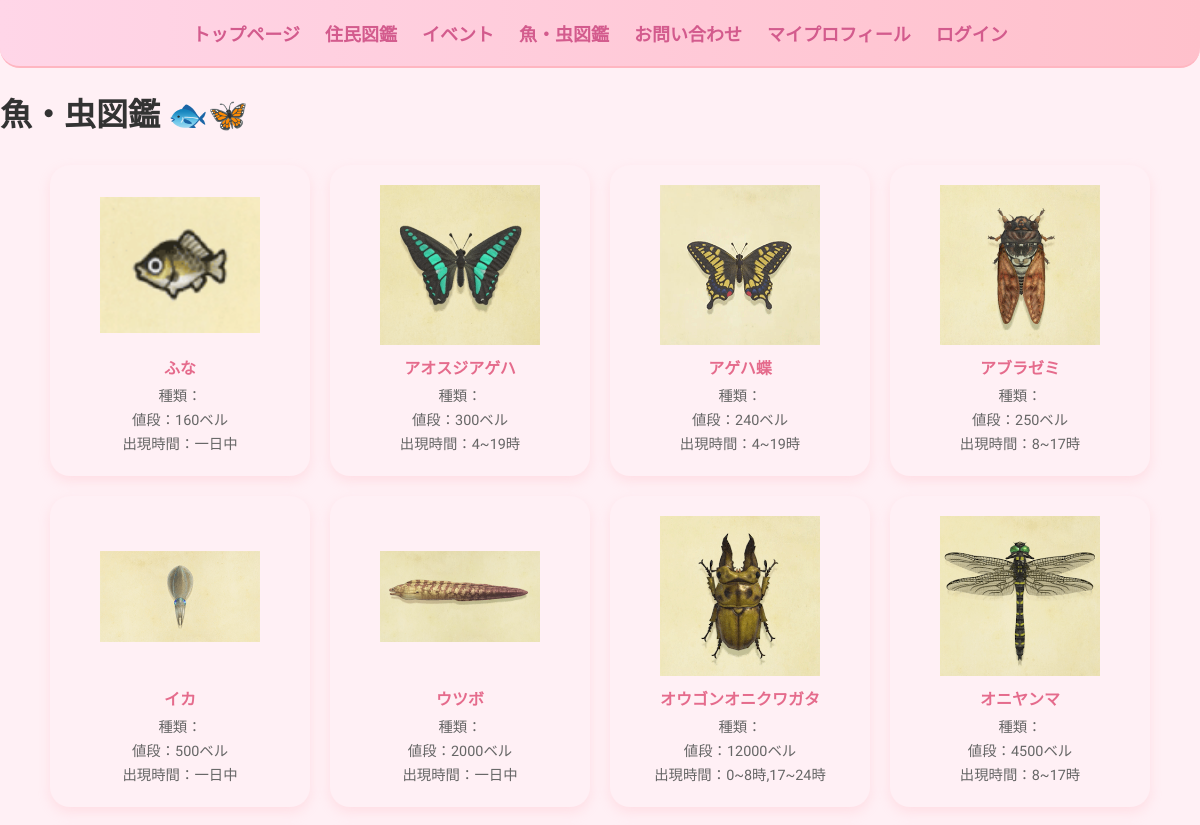
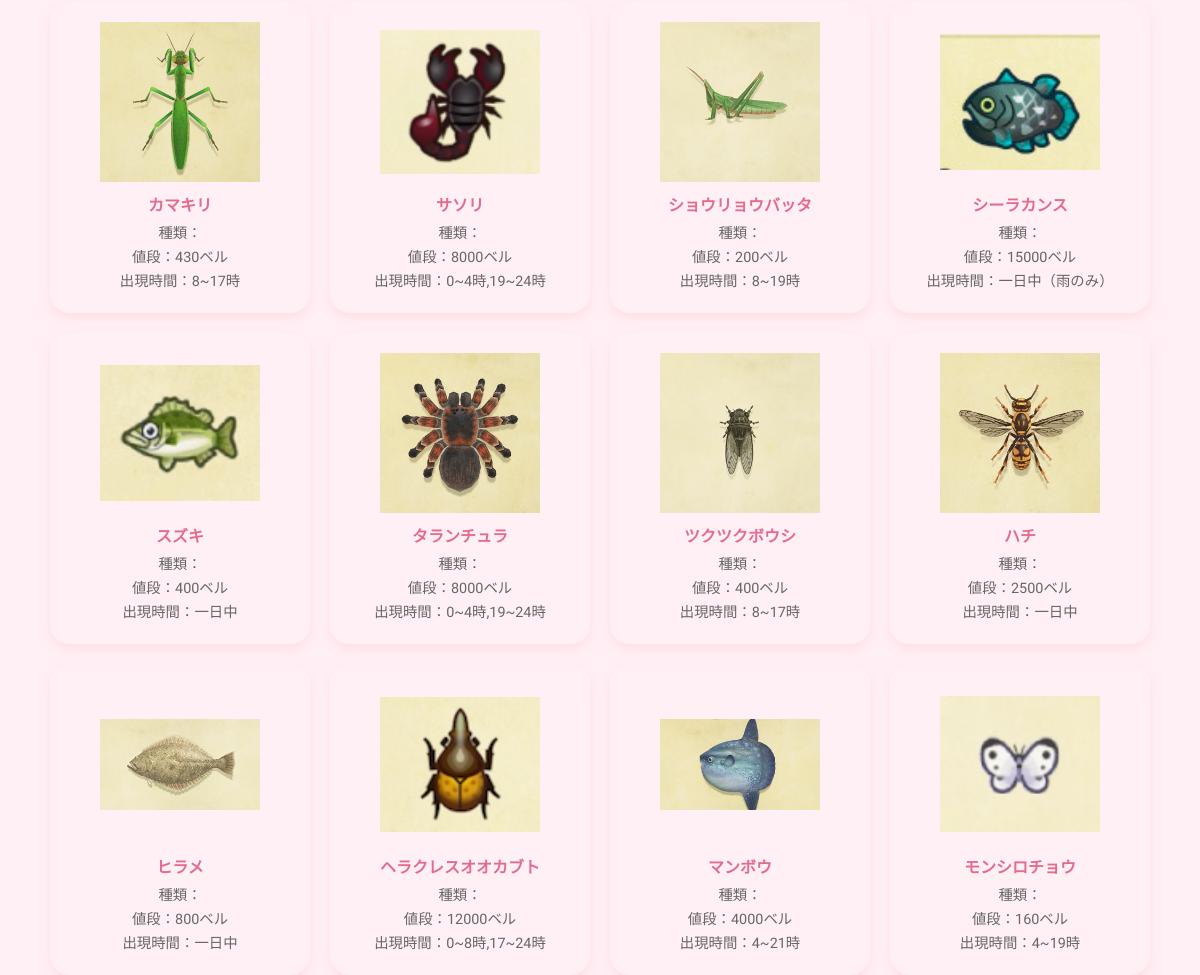
The page /creatures/ on the database its author committed (2 pictures, top to bottom).
### moriapp/models.py (models this page shows, shortened)
class Creature(models.Model):
    name = models.CharField(max_length=50)
    type = models.CharField(max_length=10, choices=[('fush','魚'),('bug','虫')])
    location = models.CharField(max_length=100)
    time = models.CharField(max_length=100)
    price = models.IntegerField()
    image = models.ImageField(upload_to='creatures/')

### moriapp/views.py (the view)
# urls.py: path('creatures/', views.creature_list,name='creature_list'), #魚虫図鑑
def creature_list(request):
    creatures = Creature.objects.all().order_by('name')
    return render(request, 'moriapp/creature_list.html', {'creatures': creatures})

### moriapp/templates/moriapp/creature_list.html (shortened to what this page needs)
{% extends 'moriapp/base.html' %}
{% block content %}
<div class="page-wrapper">
    <h1 class="page-title">魚・虫図鑑 🐟🦋</h1>
    <div class="creature-list">
        {% for creature in creatures %}
        <div class="creature-card">
            <img class="thumbnail" src="{{ creature.image.url }}" alt="{{ creature.name }}">
            <div class="creature-name">{{ creature.name }}</div>
            <div class="creature-info">種類：{{ creature.category }}</div>
            <div class="creature-info">値段：{{ creature.price }}ベル</div>
            <div class="creature-info">出現時間：{{ creature.time }}</div>
        </div>
        {% empty %}
            <p class="empty-message">まだ生き物データがありません…🌱</p>
        {% endfor %}
    </div>
</div>
{% endblock %}

### moriapp/static/css/style.css (style rules this page uses)
body { font-family: 'M PLUS Rounded 1c', sans-serif; background: #fff0f5; color: #333; margin: 0; padding: 0; }
.villager-list, .creature-list, .event-list { display: flex; flex-wrap: wrap; justify-content: center; gap: 20px; margin-top: 30px; }
.villager-card, .creature-card, .event-card { background: #fff0f5; border-radius: 20px; box-shadow: 0 5px 12px rgba(255, 182, 193, 0.3); padding: 20px; text-align: center; width: 220px; }
.villager-name, .creature-name { font-weight:bold; color:#e56b8c; margin-bottom:5px; }
.villager-info, .creature-info, .event-date { font-size:0.9em; color:#666; margin-bottom:3px; }
.creature-card img { width: 160px; height: 160px; object-fit: contain; display: block; margin: 0 auto 10px; }

### rows shown on the page
Creature: image (picture), name "ふな", price "160", time "一日中"
Creature: image (picture), name "アオスジアゲハ", price "300", time "4~19時"
Creature: image (picture), name "アゲハ蝶", price "240", time "4~19時"
Creature: image (picture), name "アブラゼミ", price "250", time "8~17時"
Creature: image (picture), name "イカ", price "500", time "一日中"
Creature: image (picture), name "ウツボ", price "2000", time "一日中"
Creature: image (picture), name "オウゴンオニクワガタ", price "12000", time "0~8時,17~24時"
Creature: image (picture), name "オニヤンマ", price "4500", time "8~17時"
Creature: image (picture), name "カマキリ", price "430", time "8~17時"
Creature: image (picture), name "サソリ", price "8000", time "0~4時,19~24時"
Creature: image (picture), name "ショウリョウバッタ", price "200", time "8~19時"
Creature: image (picture), name "シーラカンス", price "15000", time "一日中（雨のみ）"
Creature: image (picture), name "スズキ", price "400", time "一日中"
Creature: image (picture), name "タランチュラ", price "8000", time "0~4時,19~24時"
Creature: image (picture), name "ツクツクボウシ", price "400", time "8~17時"
Creature: image (picture), name "ハチ", price "2500", time "一日中"
Creature: image (picture), name "ヒラメ", price "800", time "一日中"
Creature: image (picture), name "ヘラクレスオオカブト", price "12000", time "0~8時,17~24時"
Creature: image (picture), name "マンボウ", price "4000", time "4~21時"
Creature: image (picture), name "モンシロチョウ", price "160", time "4~19時"
